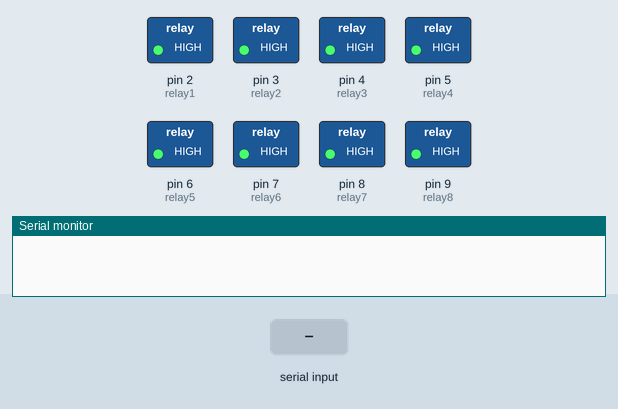
Simulated run of this sketch. Board: Arduino Uno, built with avr-gcc and run on an emulated ATmega328P. Parts: switched loads named in the sketch (green lamp = pin HIGH), the last lines printed to the serial monitor. The inputs (shaded band) are chosen by the test bench.

Above: at 1.2 s.
1.3 s: "q" received over the second serial link
At 2.5 s:
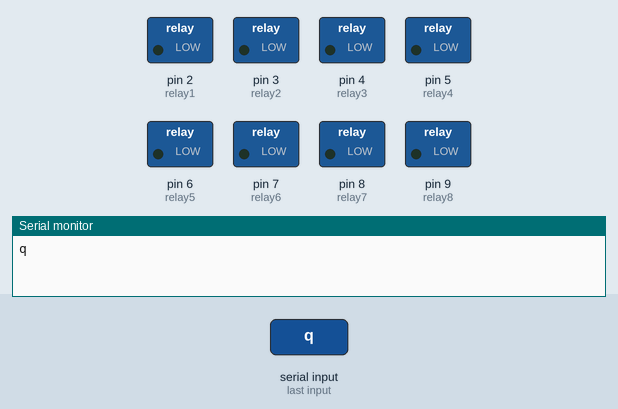
2.8 s: "o" received over the second serial link
At 3.9 s:
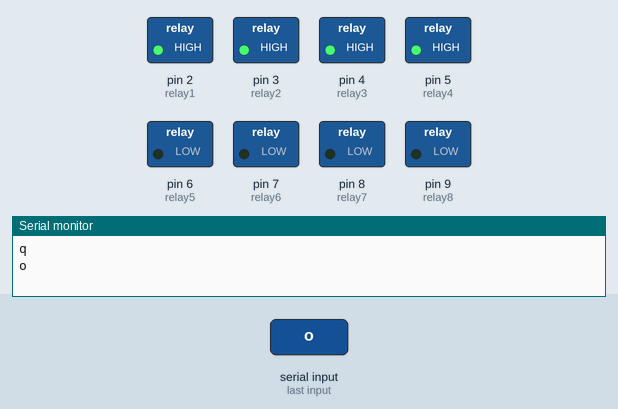
4.3 s: "G" received over the second serial link
At 5.0 s:
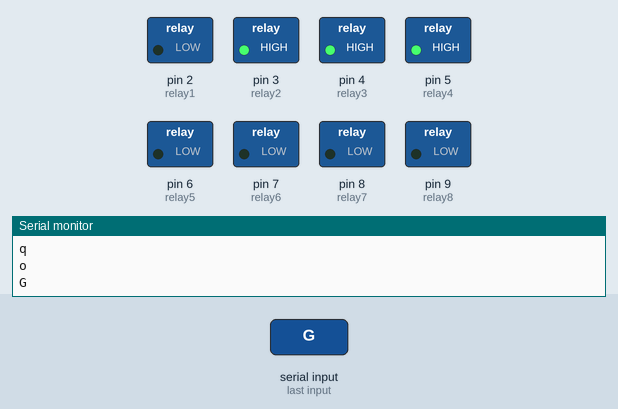
5.8 s: "p" received over the second serial link
At 6.2 s:
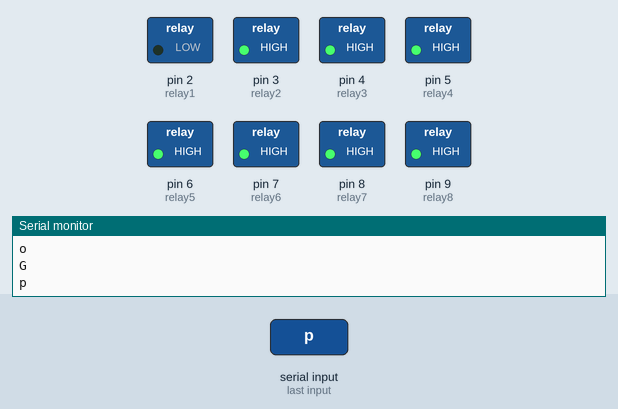
7.3 s: "O" received over the second serial link
At 8.5 s:
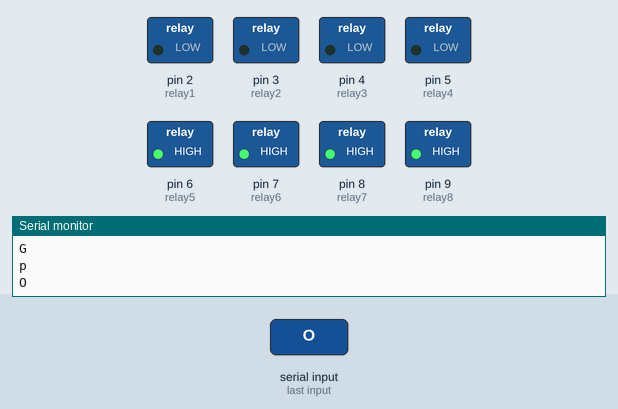
8.8 s: "g" received over the second serial link
At 9.6 s:
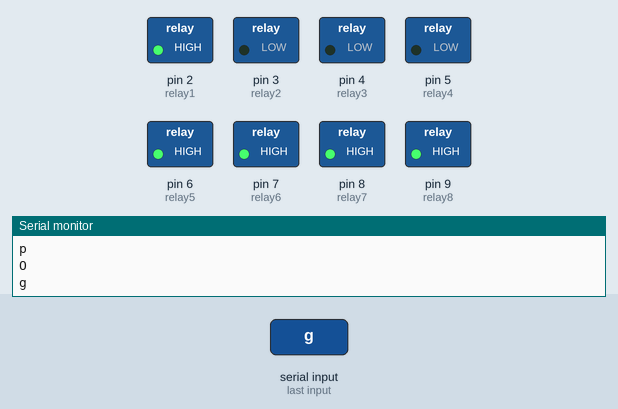
Timing chart, 0 to 11.3 s (numbered marks = the images above; inputs shaded):
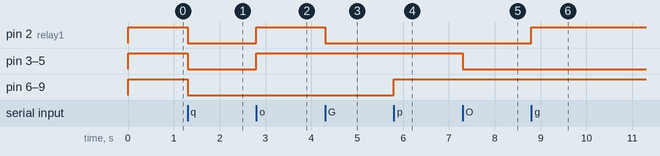

The sketch:

EE_lab_final.ino
```cpp
//ELECTRICAL LAB CODE, BUEST, HP (SOLAN)


#include <SoftwareSerial.h>
SoftwareSerial mySerial(10, 11); //Pin10 RX , Pin 11 TX connected to--> Bluetooth TX,RX

#define relay1 2
#define relay2 3
#define relay3 4
#define relay4 5
#define relay5 6
#define relay6 7
#define relay7 8
#define relay8 9

char val;
void setup() {
  pinMode(relay1,OUTPUT);
  pinMode(relay2,OUTPUT);
  pinMode(relay3,OUTPUT);
  pinMode(relay4,OUTPUT);
  pinMode(relay5,OUTPUT);
  pinMode(relay6,OUTPUT);
  pinMode(relay7,OUTPUT);
  pinMode(relay8,OUTPUT);
  digitalWrite(relay1,HIGH);
  digitalWrite(relay2,HIGH);
  digitalWrite(relay3,HIGH);
  digitalWrite(relay4,HIGH);
  digitalWrite(relay5,HIGH);
  digitalWrite(relay6,HIGH);
  digitalWrite(relay7,HIGH);
  digitalWrite(relay8,HIGH);
  mySerial.begin(9600);
  Serial.begin(9600);
}

void loop() {
//check data serial from bluetooth android App
if( mySerial.available() >0 ) {
    val = mySerial.read();
    Serial.println(val);
}


 //ALLON
    else if( val == 'q' ) {
    digitalWrite(relay1,LOW);
    digitalWrite(relay2,LOW);
    digitalWrite(relay3,LOW);
    digitalWrite(relay4,LOW);
    digitalWrite(relay5,LOW);
    digitalWrite(relay6,LOW);
    digitalWrite(relay7,LOW);
    digitalWrite(relay8,LOW);
 }


//ALLOFF
    if( val == 'Q' ) {
    digitalWrite(relay1,HIGH);
    digitalWrite(relay2,HIGH);
    digitalWrite(relay3,HIGH);
    digitalWrite(relay4,HIGH);
    digitalWrite(relay5,HIGH);
    digitalWrite(relay6,HIGH);
    digitalWrite(relay7,HIGH);
    digitalWrite(relay8,HIGH);
    }

 //RESET all
  else if( val == 'R' ) {
    digitalWrite(relay1,HIGH);
    digitalWrite(relay2,HIGH);
    digitalWrite(relay3,HIGH);
    digitalWrite(relay4,HIGH);
    digitalWrite(relay5,HIGH);
    digitalWrite(relay6,HIGH);
    digitalWrite(relay7,HIGH);
    digitalWrite(relay8,HIGH);
    }


//All Tubelight

//on
else if( val == 'O' ) {
    digitalWrite(relay1,LOW);
    digitalWrite(relay2,LOW);
    digitalWrite(relay3,LOW);
    digitalWrite(relay4,LOW);
    }

//off
else if( val == 'o' ) {
    digitalWrite(relay1,HIGH);
    digitalWrite(relay2,HIGH);
    digitalWrite(relay3,HIGH);
    digitalWrite(relay4,HIGH);
    }


//All Fan

//on
else if( val == 'P' ) {
    digitalWrite(relay5,LOW);
    digitalWrite(relay6,LOW);
    digitalWrite(relay7,LOW);
    digitalWrite(relay8,LOW);
    }

//off


else if( val == 'p' ) {
    digitalWrite(relay5,HIGH);
    digitalWrite(relay6,HIGH);
    digitalWrite(relay7,HIGH);
    digitalWrite(relay8,HIGH);
    }


//Individual tubelight

//t1 on--------------------------

  else if( val == 'G' ) {
    digitalWrite(relay1,LOW); }

    // off
  else if( val == 'g' ) {
    digitalWrite(relay1,HIGH); }


    //t2 on-----------------------

  else if( val == 'H' ) {
    digitalWrite(relay2,LOW); }

    //off

  else if( val == 'h' ) {
    digitalWrite(relay2,HIGH); }


//t3 on--------------------------------

 else if( val == 'I' ) {
    digitalWrite(relay3,LOW); }

//off
  else if( val == 'i' ) {
    digitalWrite(relay3,HIGH); }


//t4 on--------------------------------

  else if( val == 'J' ) {
    digitalWrite(relay4,LOW); }

//t4 off

  else if( val == 'j' ) {
    digitalWrite(relay4,HIGH); }

  //---------------------------------


  //Individual fan

//f1 on--------------------------

  else if( val == 'K' ) {
    digitalWrite(relay5,LOW); }

    // off
  else if( val == 'k' ) {
    digitalWrite(relay5,HIGH); }


    //f2 on-----------------------

  else if( val == 'L' ) {
    digitalWrite(relay6,LOW); }

    //off

  else if( val == 'l' ) {
    digitalWrite(relay6,HIGH); }


//f3 on--------------------------------

 else if( val == 'M' ) {
    digitalWrite(relay7,LOW); }

//off
  else if( val == 'm' ) {
    digitalWrite(relay7,HIGH); }


//f4 on--------------------------------

  else if( val == 'N' ) {
    digitalWrite(relay8,LOW); }

//f4 off

  else if( val == 'n' ) {
    digitalWrite(relay8,HIGH);}

}

  //---------------------------------
```

Measured:
- after the input at 1.3 s, pin 2 (relay1), pin 3 (relay2), pin 4 (relay3), pin 5 (relay4), pin 6 (relay5), pin 7 (relay6), pin 8 (relay7), pin 9 (relay8): HIGH → LOW at once
- after the input at 2.8 s, pin 2 (relay1), pin 3 (relay2), pin 4 (relay3), pin 5 (relay4): LOW → HIGH at once
- after the input at 4.3 s, pin 2 (relay1): HIGH → LOW at once
- after the input at 5.8 s, pin 6 (relay5), pin 7 (relay6), pin 8 (relay7), pin 9 (relay8): LOW → HIGH at once
- after the input at 7.3 s, pin 3 (relay2), pin 4 (relay3), pin 5 (relay4): HIGH → LOW at once
- after the input at 8.8 s, pin 2 (relay1): LOW → HIGH at once
